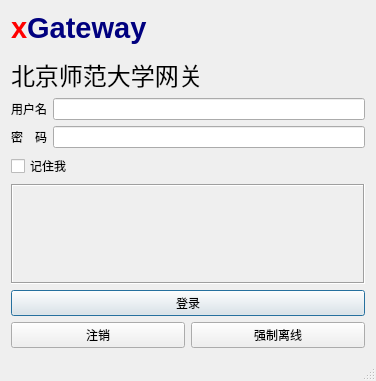
<?xml version="1.0" encoding="UTF-8"?>
<ui version="4.0">
 <class>MainWindow</class>
 <widget class="QMainWindow" name="MainWindow">
  <property name="geometry">
   <rect>
    <x>0</x>
    <y>0</y>
    <width>376</width>
    <height>367</height>
   </rect>
  </property>
  <property name="windowTitle">
   <string>xGateway    By: Hongxu Xu</string>
  </property>
  <widget class="QWidget" name="centralWidget">
   <layout class="QVBoxLayout" name="verticalLayout_2">
    <item>
     <layout class="QVBoxLayout" name="verticalLayout">
      <item>
       <widget class="QLabel" name="label">
        <property name="text">
         <string>&lt;html&gt;&lt;head/&gt;&lt;body&gt;&lt;p&gt;&lt;span style=&quot; font-family:'SimHei'; font-size:22pt; font-weight:600; color:#ff0000;&quot;&gt;x&lt;/span&gt;&lt;span style=&quot; font-family:'SimHei'; font-size:22pt; font-weight:600; color:#00007f;&quot;&gt;Gateway&lt;/span&gt;&lt;/p&gt;&lt;p&gt;&lt;span style=&quot; font-family:'SimHei'; font-size:18pt;&quot;&gt;北京师范大学网关&lt;/span&gt;&lt;/p&gt;&lt;/body&gt;&lt;/html&gt;</string>
        </property>
       </widget>
      </item>
      <item>
       <layout class="QFormLayout" name="formLayout">
        <item row="0" column="0">
         <widget class="QLabel" name="usernameLabel">
          <property name="text">
           <string>用户名</string>
          </property>
         </widget>
        </item>
        <item row="0" column="1">
         <widget class="QLineEdit" name="usernameEdit">
          <property name="clearButtonEnabled">
           <bool>true</bool>
          </property>
         </widget>
        </item>
        <item row="1" column="0">
         <widget class="QLabel" name="passwordLabel">
          <property name="text">
           <string>密　码</string>
          </property>
         </widget>
        </item>
        <item row="1" column="1">
         <widget class="QLineEdit" name="passwordEdit">
          <property name="inputMask">
           <string/>
          </property>
          <property name="text">
           <string/>
          </property>
          <property name="echoMode">
           <enum>QLineEdit::Password</enum>
          </property>
          <property name="clearButtonEnabled">
           <bool>true</bool>
          </property>
         </widget>
        </item>
        <item row="2" column="0" colspan="2">
         <widget class="QCheckBox" name="rememberCheckBox">
          <property name="text">
           <string>记住我</string>
          </property>
         </widget>
        </item>
       </layout>
      </item>
      <item>
       <widget class="QLabel" name="infoLabel">
        <property name="minimumSize">
         <size>
          <width>0</width>
          <height>100</height>
         </size>
        </property>
        <property name="frameShape">
         <enum>QFrame::Box</enum>
        </property>
        <property name="frameShadow">
         <enum>QFrame::Sunken</enum>
        </property>
        <property name="text">
         <string/>
        </property>
        <property name="alignment">
         <set>Qt::AlignCenter</set>
        </property>
       </widget>
      </item>
      <item>
       <widget class="QPushButton" name="loginButton">
        <property name="text">
         <string>登录</string>
        </property>
        <property name="autoDefault">
         <bool>true</bool>
        </property>
        <property name="default">
         <bool>true</bool>
        </property>
        <property name="flat">
         <bool>false</bool>
        </property>
       </widget>
      </item>
      <item>
       <layout class="QHBoxLayout" name="horizontalLayout">
        <item>
         <widget class="QPushButton" name="logoutButton">
          <property name="text">
           <string>注销</string>
          </property>
         </widget>
        </item>
        <item>
         <widget class="QPushButton" name="forceButton">
          <property name="text">
           <string>强制离线</string>
          </property>
         </widget>
        </item>
       </layout>
      </item>
     </layout>
    </item>
   </layout>
  </widget>
  <widget class="QStatusBar" name="statusBar"/>
 </widget>
 <layoutdefault spacing="6" margin="11"/>
 <resources/>
 <connections/>
</ui>
